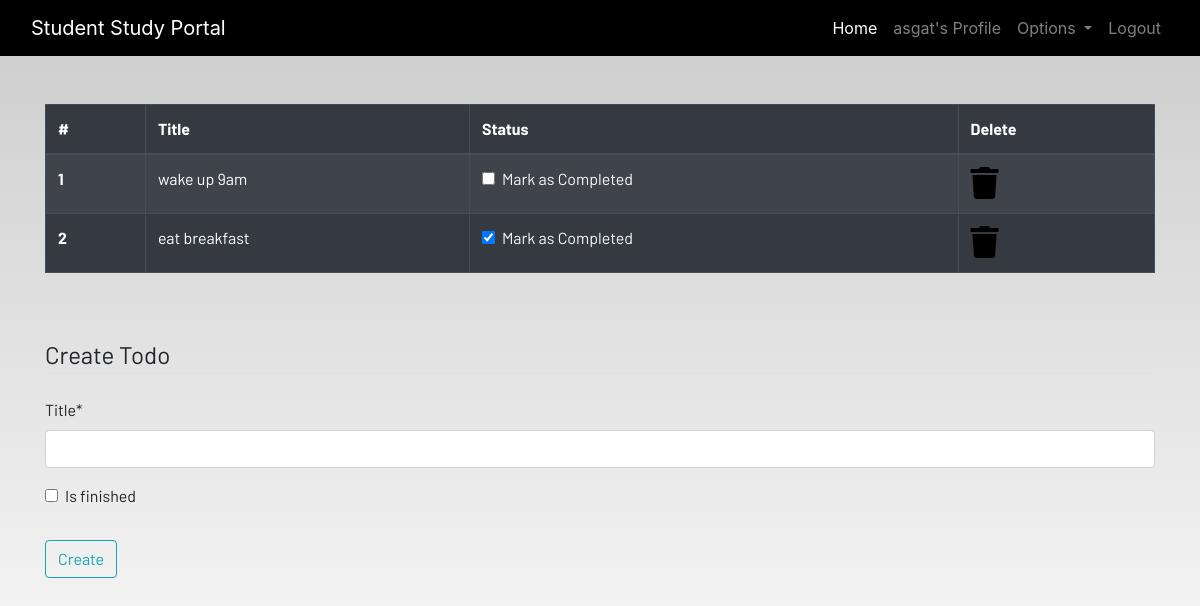
/todo (signed in), run on an earlier commit of the app's database.
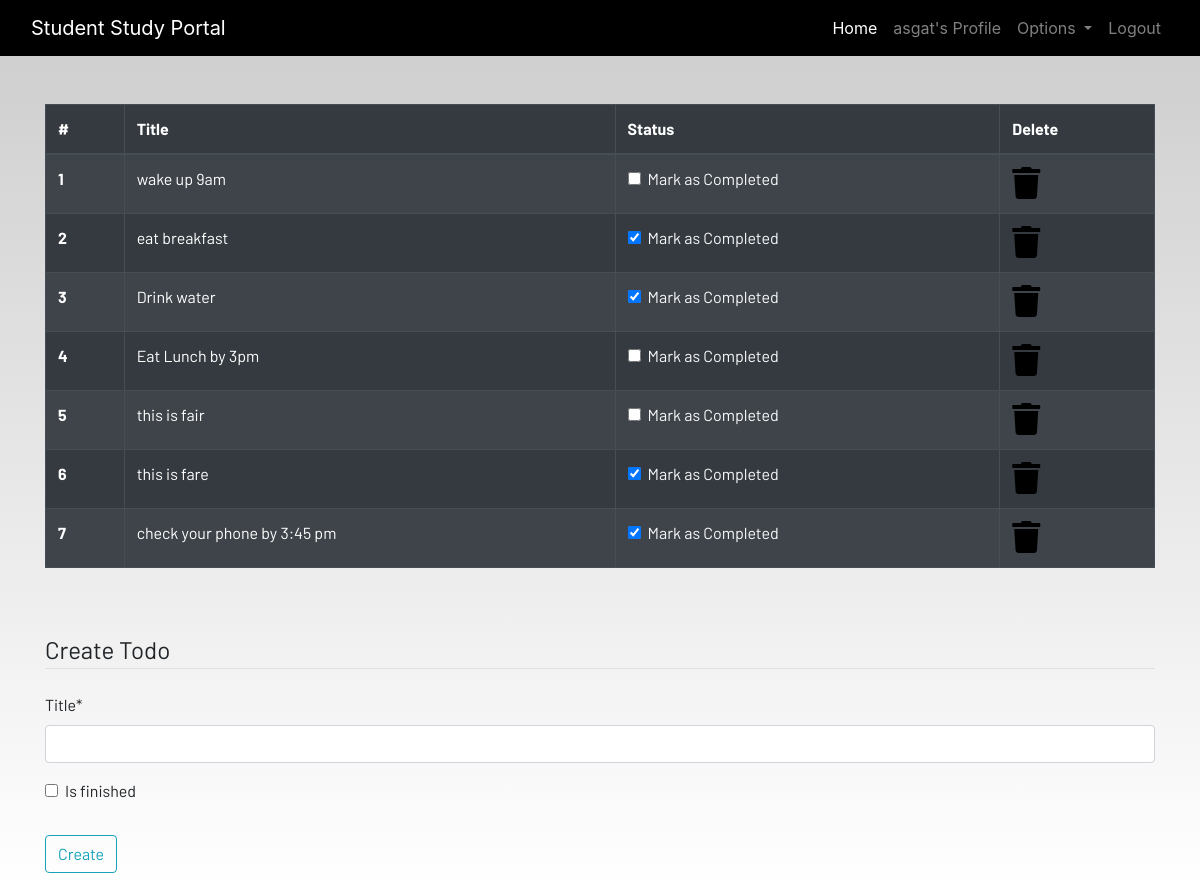
And on a later commit of the database.
### dashboard/models.py (models this page shows, shortened)
class Todo(models.Model):
    user = models.ForeignKey(User, on_delete=models.CASCADE)
    title=models.CharField(max_length=150)
    is_finished=models.BooleanField(default=False)

### dashboard/views.py (the view)
# urls.py: path('todo', views.todo, name="todo"),
@login_required
def todo(request):
    if request.method == "POST":
        form = TodoForm(request.POST)
        if form.is_valid():
            try:
                finished = request.POST["is_finished"]
                if finished == 'on':
                    finished = True
                else:
                    finished = False
            except:
                finished = False
            todos = Todo(
                user = request.user,
                title = request.POST['title'],
                is_finished = finished,
            )
            todos.save()
            messages.success(request, f"Todo Added by {request.user.username}!!")
    else:
        form = TodoForm()
    todo = Todo.objects.filter(user=request.user)
    if len(todo) == 0:
        todos_done = True
    else:
        todos_done = False
    context = {
        'form': form,
        'todos': todo,
        'todos_done': todos_done
    }
    return render(request, "dashboard/todo.html", context)

### dashboard/forms.py
class TodoForm(forms.ModelForm):
    class Meta:
        model = Todo
        fields = ['title', 'is_finished']

### dashboard/templates/dashboard/todo.html (shortened to what this page needs)
{% extends 'dashboard/base.html' %}
{% load static %}
{% load crispy_forms_tags %}
{% block content %}
<div class="container">
    {% if not todos_done %}
    <table class="table table-striped table-bordered table-hover table-dark">
        <thead>
            <tr>
                <th scope="col">#</th>
                <th scope="col">Title</th>
                <th scope="col">Status</th>
                <th scope="col">Delete</th>
            </tr>
        </thead>
        <tbody>
            {% for todo in todos  %}
            <tr>
                <th scope="row">{{forloop.counter}}</th>
                <td>{{todo.title}}</td>
                <td>
                    <a href="{% url 'dashboard:updatetodo' todo.id %}">
                        <div class="form-check">
                          {% if todo.is_finished == True %}
                            <input class="form-check-input" type="checkbox" value="" checked>
                            {% else %}
                            <input class="form-check-input" type="checkbox" value="">
                            {% endif %}
                            <label class="form-check-label text-light" for="flexCheckDefault">
                                Mark as Completed
                            </label>
                        </div>
                    </a>
                </td>
                <td><a href="{% url 'dashboard:deltodo' todo.id %}"><i class="fa fa-trash fa-2x"></i></a></td>
            </tr>
            {% endfor %}
        </tbody>
    </table>
    {% else %}
    <h4>All tasks have been done!! create to add more</h4>
    {% endif %}
</div><br><br>
<div class="container">
    <form method="POST">
        <fieldset class="form-group">
            <legend class="border-bottom mb-4">Create Todo</legend>
            {{form|crispy}}
        </fieldset>
        <div class="form-group">
            <button href="" class="btn btn-outline-info" type="submit">
                Create
            </button>
        </div>
    </form>
</div>
{% endblock content %}

What changed in the data, as far as the page shows it:
added Todo: title "Drink water"
added Todo: title "Eat Lunch by 3pm"
added Todo: title "this is fair"
added Todo: title "this is fare"
added Todo: title "check your phone by 3:45 pm"
